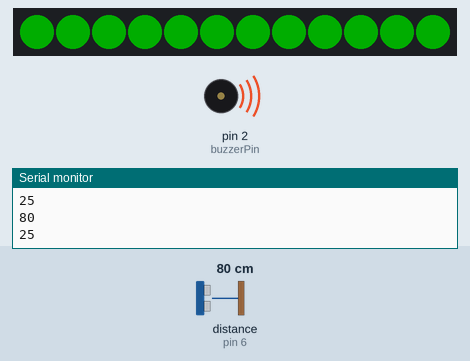
This sketch was run on a simulated Arduino Uno, built with avr-gcc and run on an emulated ATmega328P. Parts: 12 RGB LEDs in strip order, left to right, buzzer (waves = sounding, pin HIGH), the last lines printed to the serial monitor. Wiring (inferred from the names in the program): ultrasonic range finder: trigger pin 5; echo pin 6. The inputs (shaded band) are chosen by the test bench; at power-on: distance to the obstacle (sensor on pin 6) 80 cm. The echo pulse lasts 58.3 µs per cm; dim RGB values are drawn brighter than linear; the strip is taken to match the declared colour order; pins used as bus, display or sensor lines are not drawn.

Above: at 1.2 s.
1.3 s: distance to the obstacle (sensor on pin 6) set to 250 cm
At 2.5 s:
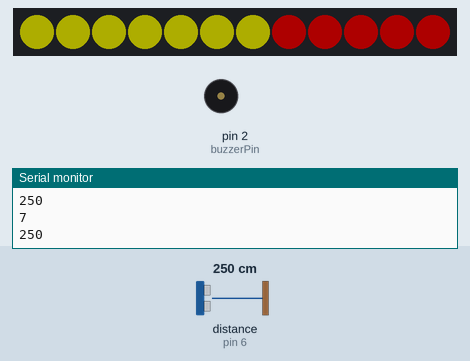
2.8 s: distance to the obstacle (sensor on pin 6) set to 299 cm
At 3.6 s:
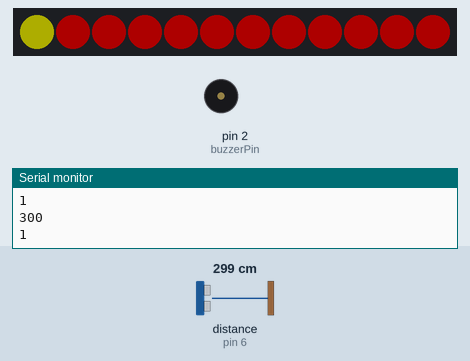
4.3 s: distance to the obstacle (sensor on pin 6) set to 2 cm
At 4.8 s:
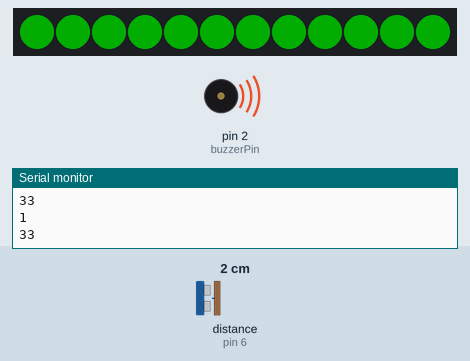
5.8 s: distance to the obstacle (sensor on pin 6) set to 203 cm
At 6.4 s:
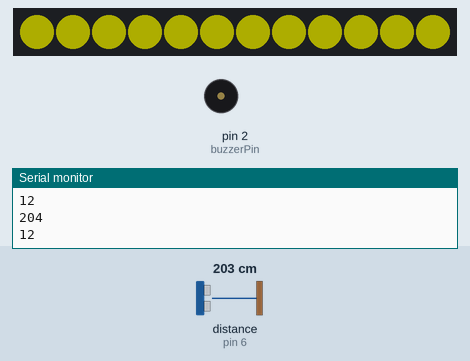
7.3 s: distance to the obstacle (sensor on pin 6) set to 197 cm
At 8.4 s:
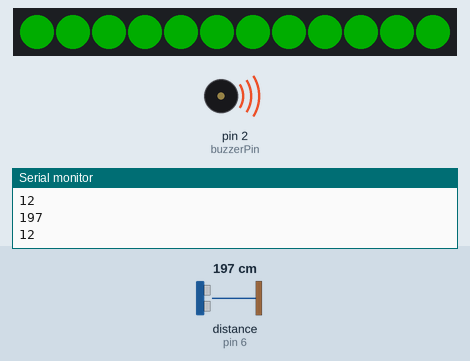
8.8 s: distance to the obstacle (sensor on pin 6) set to 299 cm
At 9.3 s:
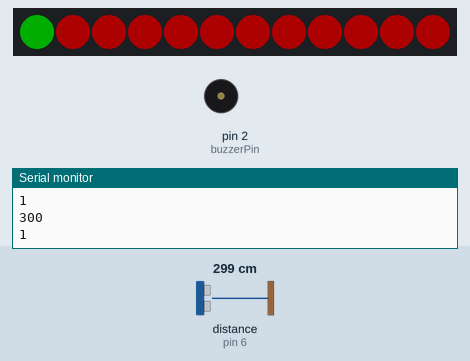
Timing chart, 0 to 11.3 s (numbered marks = the images above; inputs shaded):
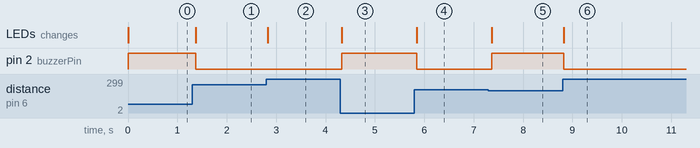

The sketch:

social_distance_detector_komalika_patra1.ino
```cpp
#include <Adafruit_NeoPixel.h>

int ledPin= 3;
int ledNo= 12;

Adafruit_NeoPixel strip= Adafruit_NeoPixel(ledNo,ledPin,NEO_RGB+NEO_KHZ800);


int buzzerPin= 2;
int echoPin= 6;
int trigPin= 5;
int minDistance = 200;
int maxDistance = 300;

void setup()
{
  pinMode(buzzerPin, OUTPUT);
  pinMode(trigPin, OUTPUT);
  pinMode(echoPin, INPUT);
  Serial. begin(9600);
  strip.begin();
  for(int i = 0; i < ledNo; i++)
  {
   strip.setPixelColor(i,strip.Color(0,0,0));
  }
  strip.show();
}

void loop()
{
  int distance = calcDistance();
  Serial.println(distance);
  int ledsToGlow = map(distance, minDistance, maxDistance, ledNo, 1);
  Serial.println(ledsToGlow);
  if(distance<minDistance)
  {
    digitalWrite(buzzerPin, HIGH);
  }
  else
  {
    digitalWrite(buzzerPin, LOW);
  }
  int i;

    if(distance>300)
    {
          strip.setPixelColor(12,strip.Color(50,0,0));//green,red,blue
    }
    else if(distance<300 && distance>minDistance)
    {
     for(i=0;i<12;i++)
     {
          strip.setPixelColor(i,strip.Color(50,50,0));//green,red,blue
     }
    }
    else if(distance<minDistance)
    {
      for(i=0;i<12;i++)
      {
         strip.setPixelColor(i,strip.Color(0,50,0));//green,red,blue
      }
    }
  for(int i = ledsToGlow; i < ledNo; i++)
  {
    strip.setPixelColor(i,strip.Color(50,0,0));
  }
  strip.show();
  delay(50);
}

int calcDistance()
{
  long distance,duration;
  digitalWrite(trigPin, LOW);
  delayMicroseconds(2);
  digitalWrite(trigPin, HIGH);
  delayMicroseconds(10);
  digitalWrite(trigPin, LOW);
  duration = pulseIn(echoPin, HIGH);
  distance = duration/29/2;

  return distance;
}
```

Measured:
- the behaviour switches between 200 and 199 cm on distance to the obstacle (sensor on pin 6) (found by bisection; images 4 and 5)
- after the input at 1.3 s, pin 2 (buzzerPin): HIGH → LOW after 0.07 s; the LEDs: change after 0.07 s (image 1)
- after the input at 2.8 s, the LEDs: change at once (image 2)
- after the input at 4.3 s, pin 2 (buzzerPin): LOW → HIGH at once; the LEDs: change at once (image 3)
- after the input at 5.8 s, pin 2 (buzzerPin): HIGH → LOW at once; the LEDs: change at once (image 4)
- after the input at 7.3 s, pin 2 (buzzerPin): LOW → HIGH after 0.07 s; the LEDs: change after 0.07 s (image 5)
- after the input at 8.8 s, pin 2 (buzzerPin): HIGH → LOW at once; the LEDs: change at once (image 6)
